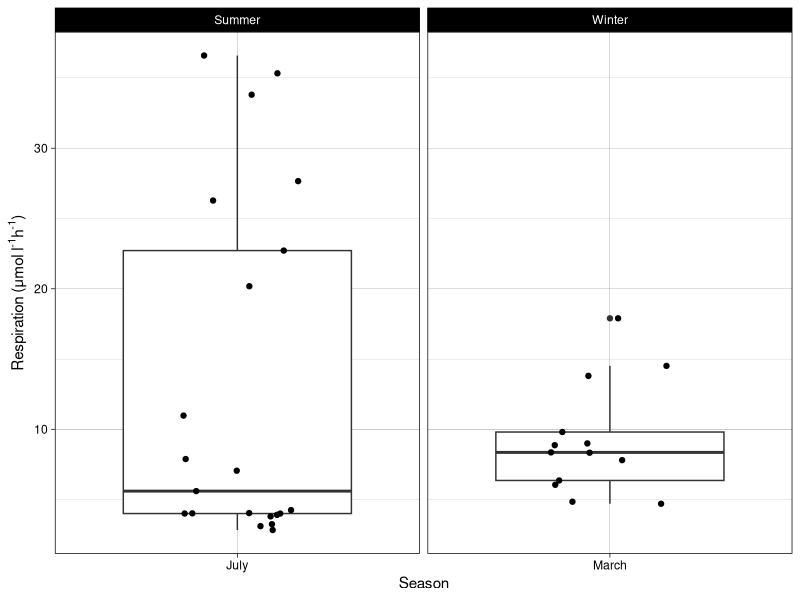
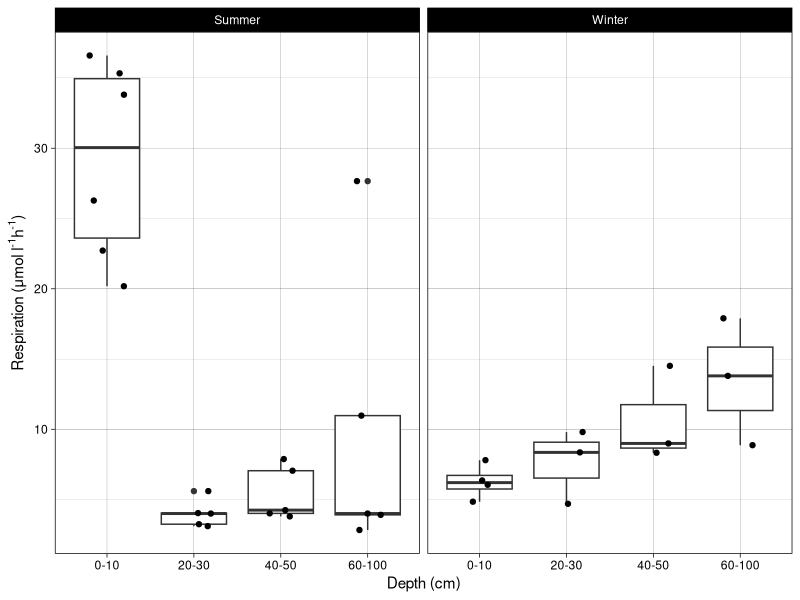
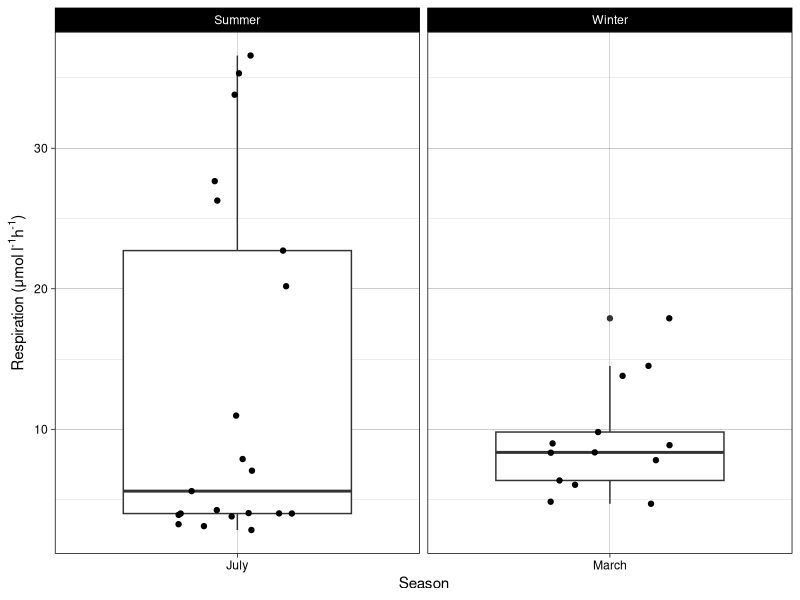
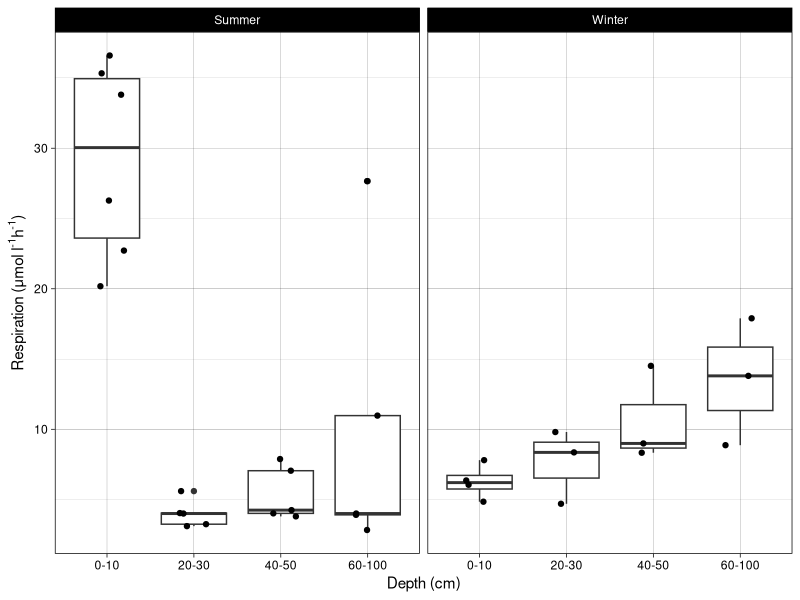

R code for these plots, in order:
library("ggplot2")
library("dplyr")
library("tidyverse")

#http://ggplot2.tidyverse.org/reference/facet_grid.html
#http://ggplot2.tidyverse.org/reference/geom_boxplot.html

setwd("/home/kai/Desktop/grad_school/marmic/lab_rotations/rotation_3/Spiekeroog_biogeo/week4/rates_box_plots")

data <- read.csv(file = "final_rates_data.csv",header = TRUE)

data <- mutate(data, oxygen_consumption_rate_uM_per_h_corrected = abs(oxygen_consumption_rate_uM_per_h_corrected ))

# plot <- data %>% 
#         ggplot(aes(depth_factor, oxygen_consumption_rate_uM_per_h_corrected)) +
#         geom_boxplot(aes(colour = Month)) +
#         geom_jitter(width = 0.2) +
#         ylab(expression(paste("Oxygen Consumption Rate (μmol l"^"-1" * "h"^"-1"* ")" ))) +
#         xlab("Depth (cm)")
# 
# 
# plot

winter_summer_plot <- data %>% 
  ggplot(aes(month, oxygen_consumption_rate_uM_per_h_corrected)) +
  theme_linedraw() +
  geom_boxplot() +
  geom_jitter(width = 0.2) +
  ylab(expression(paste("Respiration (μmol l"^"-1" * "h"^"-1"* ")" ))) +
  xlab("Season") +
  facet_grid(. ~ Month , scales = "free", space = "free")

winter_summer_plot

# summer_plot <- filter(data, Month == "Summer") %>% 
#   ggplot(aes(depth_factor, oxygen_consumption_rate_uM_per_h_corrected)) +
#   theme_linedraw() +
#   geom_boxplot() +
#   geom_jitter(width = 0.2) +
#   ylab(expression(paste("Oxygen Consumption Rate (μmol l"^"-1" * "h"^"-1"* ")" ))) +
#   xlab("Depth (cm)") +
#   labs(subtitle = "Summer") +
#   theme(plot.subtitle=element_text(size=18, hjust=0.5, face="italic", color="black"))
# 
# 
# summer_plot
# 
# winter_plot <- filter(data, Month == "Winter") %>% 
#   ggplot(aes(depth_factor, oxygen_consumption_rate_uM_per_h_corrected)) +
#   theme_linedraw() +
#   geom_boxplot() +
#   geom_jitter(width = 0.2) +
#   ylab(expression(paste("Oxygen Consumption Rate (μmol l"^"-1" * "h"^"-1"* ")" ))) +
#   xlab("Depth (cm)") +
#   labs(subtitle = "Winter") +
#   theme(plot.subtitle=element_text(size=18, hjust=0.5, face="italic", color="black"))
# 
# winter_plot

depths_plot <- data %>% 
  ggplot(aes(depth_factor, oxygen_consumption_rate_uM_per_h_corrected)) +
  theme_linedraw() +
  geom_boxplot() +
  geom_jitter(width = 0.2) +
  ylab(expression(paste("Respiration (μmol l"^"-1" * "h"^"-1"* ")" ))) +
  xlab("Depth (cm)") +
  facet_grid(. ~ Month , scales = "free", space = "free")

depths_plot


ggsave(filename = "/home/kai/Desktop/grad_school/marmic/lab_rotations/rotation_3/Spiekeroog_biogeo/week4/rates_box_plots/summer_winter_comparison.jpeg", 
       plot =  winter_summer_plot, width = 6, height = 4)

ggsave(filename = "/home/kai/Desktop/grad_school/marmic/lab_rotations/rotation_3/Spiekeroog_biogeo/week4/rates_box_plots/depth_comparison.jpeg", 
       plot =  depths_plot, width = 6, height = 4)


